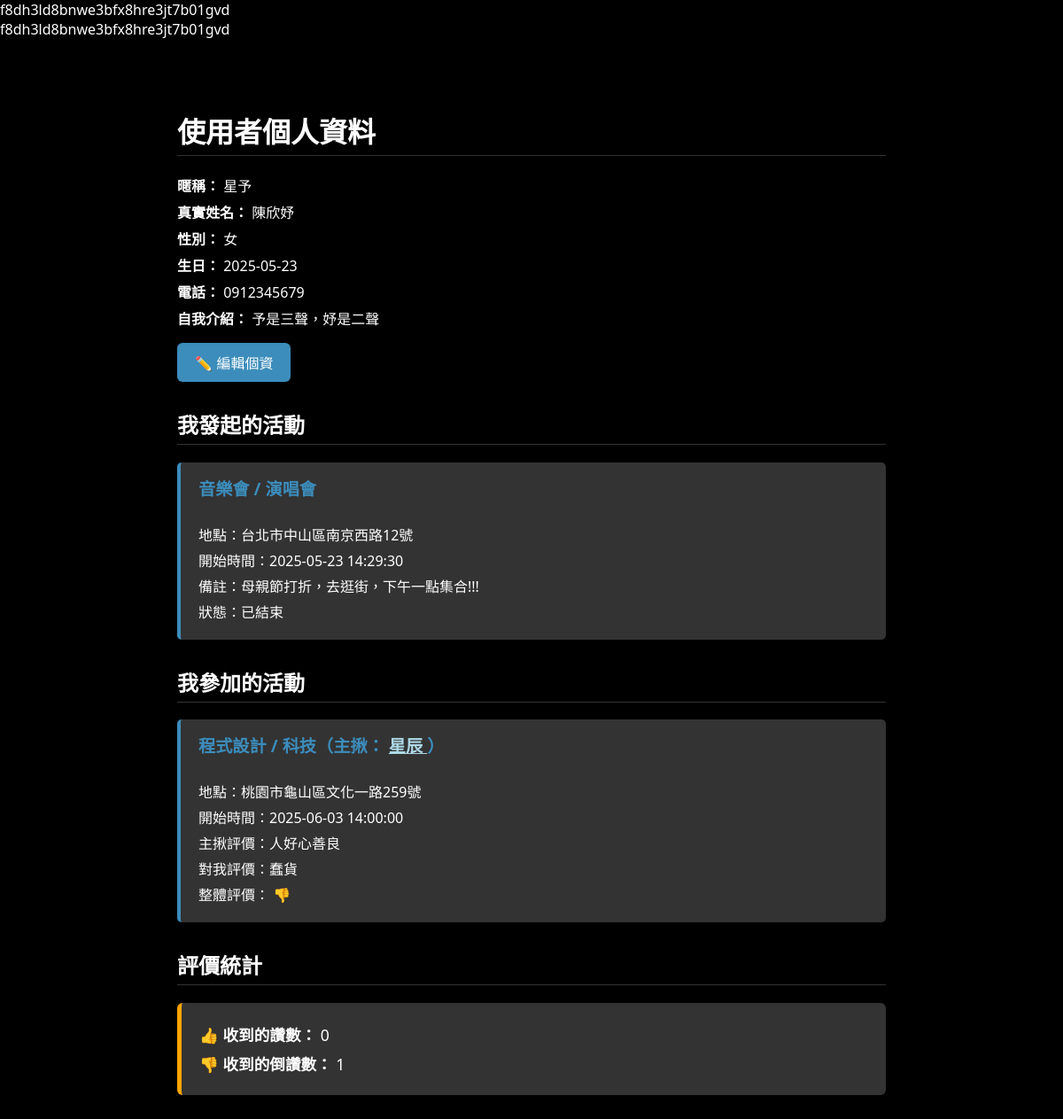
Page /profile/profile.php?uid=f8dh3ld8bnwe3bfx8hre3jt7b01gvd on the committed database.
### tables this page shows
CREATE TABLE `user` (
  `uid` varchar(50) NOT NULL,
  `username` varchar(11) NOT NULL,
  `name` varchar(50) NOT NULL,
  `gender` varchar(1) NOT NULL,
  `birthday` date DEFAULT NULL,
  `self_introduction` varchar(200) DEFAULT NULL,
  `isadmin` tinyint(1) DEFAULT 0,
  `phone` varchar(10) NOT NULL,
  `identify_ID` varchar(10) NOT NULL
);

CREATE TABLE `order_detail` (
  `orderid` int(11) NOT NULL,
  `booker` varchar(50) NOT NULL,
  `location` varchar(100) NOT NULL,
  `deadtime` datetime NOT NULL,
  `start_time` datetime NOT NULL DEFAULT current_timestamp(),
  `annotation` varchar(200) DEFAULT NULL,
  `participants` int(2) NOT NULL DEFAULT 1,
  `state` varchar(4) NOT NULL,
  `event_id` int(4) DEFAULT NULL,
  `gender_limit` tinyint(1) NOT NULL DEFAULT 0,
  `male_limit` int(2) DEFAULT NULL,
  `female_limit` int(2) DEFAULT NULL,
  `male_num` int(2) NOT NULL DEFAULT 0,
  `female_num` int(2) NOT NULL DEFAULT 0
);

CREATE TABLE `event` (
  `categories_id` int(4) NOT NULL,
  `event_id` int(4) NOT NULL,
  `content` varchar(50) NOT NULL
);

CREATE TABLE `involvement` (
  `orderid` int(11) NOT NULL,
  `uid` varchar(50) NOT NULL,
  `eval_to_booker` varchar(200) DEFAULT NULL,
  `booker_eval` varchar(200) DEFAULT NULL,
  `evaluation` int(1) DEFAULT NULL COMMENT '讚:1，倒讚:-1'
);

### profile/profile.php (the view, shortened to what this page needs)
<?php
require_once 'db_connect.php';
$login_uid = 'f8dh3ld8bnwe3bfx8hre3jt7b01gvd';
$uid = $_GET['uid'] ?? null;
echo $uid;
$isAdmin = false;
if ($login_uid) {
    $stmt = $conn->prepare("SELECT isadmin FROM user WHERE uid = ?");
    $stmt->bind_param("s", $login_uid);
    $stmt->execute();
    $result = $stmt->get_result();
    if ($row = $result->fetch_assoc()) {
        $isAdmin = $row['isadmin'] == 1;
    }
}
$isSelf = $login_uid === $uid;
$canEdit = $isSelf || $isAdmin;
?>
<?php
$user_sql = "SELECT * FROM user WHERE uid = ?";
$stmt = $conn->prepare($user_sql);
$stmt->bind_param("s", $uid);
$stmt->execute();
$user_result = $stmt->get_result();
$user = $user_result->fetch_assoc();
?>
<?php
$created_sql = "
SELECT od.*, e.content AS event_name
FROM order_detail od
JOIN event e ON od.event_id = e.event_id
WHERE od.booker = ?";
$stmt = $conn->prepare($created_sql);
$stmt->bind_param("s", $uid);
$stmt->execute();
$created_events = $stmt->get_result();
?>
<?php
$joined_sql = "
SELECT od.*, e.content AS event_name, u.username AS booker_username, i.eval_to_booker, i.booker_eval, i.evaluation
FROM involvement i
JOIN order_detail od ON i.orderid = od.orderid
JOIN event e ON od.event_id = e.event_id
JOIN user u ON od.booker = u.uid
WHERE i.uid = ?";
$stmt = $conn->prepare($joined_sql);
$stmt->bind_param("s", $uid);
$stmt->execute();
$joined_events = $stmt->get_result();
?>
<?php
$evaluation_sql = "
SELECT
  SUM(CASE WHEN i.evaluation = 1 THEN 1 ELSE 0 END) AS likes,
  SUM(CASE WHEN i.evaluation = -1 THEN 1 ELSE 0 END) AS dislikes
FROM involvement i
JOIN order_detail o ON i.orderid = o.orderid
WHERE i.uid = ? AND o.booker != i.uid
";
$stmt = $conn->prepare($evaluation_sql);
$stmt->bind_param("s", $uid);
$stmt->execute();
$eval_result = $stmt->get_result();
$eval_data = $eval_result->fetch_assoc();
?>
<!DOCTYPE html>
<html lang="zh-Hant">
<head>
  <link rel="stylesheet" href="profile.css">
</head>
<body>
    <div class="container">
        <div class="profile-info">
            <h1>使用者個人資料</h1>
            <?php if ($canEdit): ?>
                <div id="view-mode">
                    <p><strong>暱稱：</strong> <?php echo htmlspecialchars($user['username']); ?></p>
                    <p><strong>真實姓名：</strong> <?php echo htmlspecialchars($user['name']); ?></p>
                    <p><strong>性別：</strong> <?php echo htmlspecialchars($user['gender']); ?></p>
                    <p><strong>生日：</strong> <?php echo htmlspecialchars($user['birthday']); ?></p>
                    <p><strong>電話：</strong> <?php echo htmlspecialchars($user['phone']); ?></p>
                    <p><strong>自我介紹：</strong> <?php echo htmlspecialchars($user['self_introduction'] ?? '尚未填寫'); ?></p>
                    <button class="edit-button" onclick="toggleEdit()">✏️ 編輯個資</button>
                </div>
            <?php endif; ?>
        </div>
        <h2>我發起的活動</h2>
        <div class="event-card">
        <?php while ($row = $created_events->fetch_assoc()): ?>
            <div>
            <h3><?php echo htmlspecialchars($row['event_name']); ?></h3>
            <p>地點：<?php echo htmlspecialchars($row['location']); ?></p>
            <p>開始時間：<?php echo $row['start_time']; ?></p>
            <p>備註：<?php echo htmlspecialchars($row['annotation']); ?></p>
            <p>狀態：<?php echo $row['state']; ?></p>
            </div>
        <?php endwhile; ?>
        </div>
        <h2>我參加的活動</h2>
        <div class="event-card">
            <?php while ($row = $joined_events->fetch_assoc()): ?>
                <div>
                    <h3>
                        <?php echo htmlspecialchars($row['event_name']); ?>（主揪：
                        <a href="profile.php?uid=<?php echo urlencode($row['booker']); ?>" style="color: lightblue;">
                            <?php echo htmlspecialchars($row['booker_username']); ?>
                        </a>）
                    </h3>
                    <p>地點：<?php echo htmlspecialchars($row['location']); ?></p>
                    <p>開始時間：<?php echo $row['start_time']; ?></p>
                    <p>主揪評價：<?php echo htmlspecialchars($row['eval_to_booker'] ?? '未填寫'); ?></p>
                    <p>對我評價：<?php echo htmlspecialchars($row['booker_eval'] ?? '未填寫'); ?></p>
                    <p>整體評價：
                        <?php
                        if ($row['evaluation'] === null) echo '未評價';
                        elseif ($row['evaluation'] == 1) echo '👍';
                        elseif ($row['evaluation'] == -1) echo '👎';
                        ?>
                    </p>
                </div>
            <?php endwhile; ?>
        </div>
        <h2>評價統計</h2>
        <div class="stat-box">
            <p><strong>👍 收到的讚數：</strong> <?php echo $eval_data['likes'] ?? 0; ?></p>
            <p><strong>👎 收到的倒讚數：</strong> <?php echo $eval_data['dislikes'] ?? 0; ?></p>
        </div>
    </div>
</body>
</html>

### profile/profile.css (style rules this page uses)
body { font-family: 'Segoe UI', sans-serif; background-color: black; color: #fff; margin: 0; padding: 0; }
.container { max-width: 800px; margin: 30px auto; padding: 20px 30px; border-radius: 8px; box-shadow: 0 4px 12px rgba(0,0,0,0.1); }
h1, h2, h3 { margin-top: 30px; border-bottom: 1px solid #333; padding-bottom: 5px; }
.event-card { border-left: 4px solid #3c8dbc; background: #333; padding: 15px 20px; margin-bottom: 20px; border-radius: 5px; }
.event-card h3 { margin-top: 0; font-size: 1.2em; color: #3c8dbc; }
.event-card p { margin: 5px 0; }
.profile-info p { margin: 6px 0; }
.stat-box { background-color: #333; border-left: 5px solid #ffa500; padding: 15px 20px; margin: 20px 0; border-radius: 6px; }
.stat-box p { font-size: 1.1em; margin: 8px 0; }
.edit-button { background-color: #3c8dbc; color: #fff; border: none; padding: 10px 20px; font-size: 1em; border-radius: 6px; cursor: pointer; transition: background-color 0.3s ease; margin-top: 10px; }

### rows in the picture
user: username "星予", name "陳欣妤", gender "女", birthday "2025-05-23", phone "0912345679", self_introduction "予是三聲，妤是二聲"
order_detail: event.content "音樂會 / 演唱會", location "台北市中山區南京西路12號", start_time "2025-05-23 14:29:30", annotation "母親節打折，去逛街，下午一點集合!!!", state "已結束"
involvement: event.content "程式設計 / 科技", user.username "星辰", orderid.location "桃園市龜山區文化一路259號", orderid.start_time "2025-06-03 14:00:00", eval_to_booker "人好心善良", booker_eval "蠢貨"

### other values in the picture
$uid "f8dh3ld8bnwe3bfx8hre3jt7b01gvd"
$eval_data['likes'] "0"
$eval_data['dislikes'] "1"
